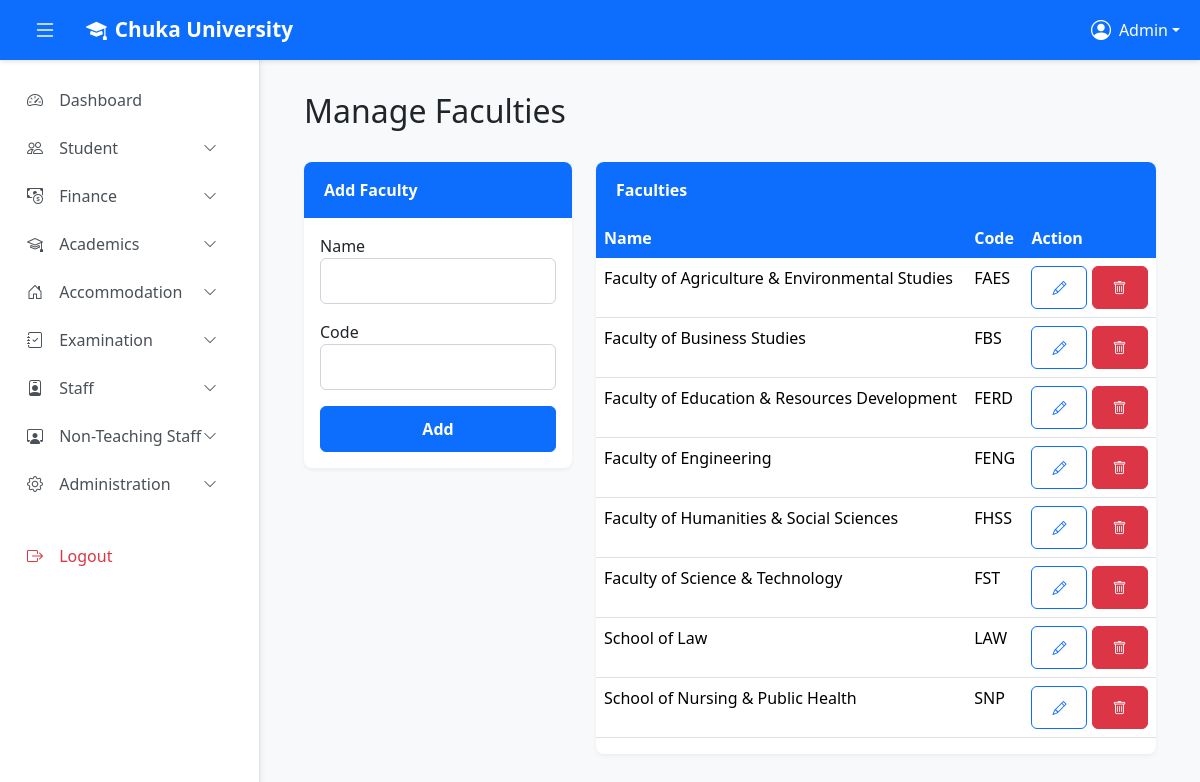
The page /admin/faculties/manage.php (signed in) on the database as committed earlier.
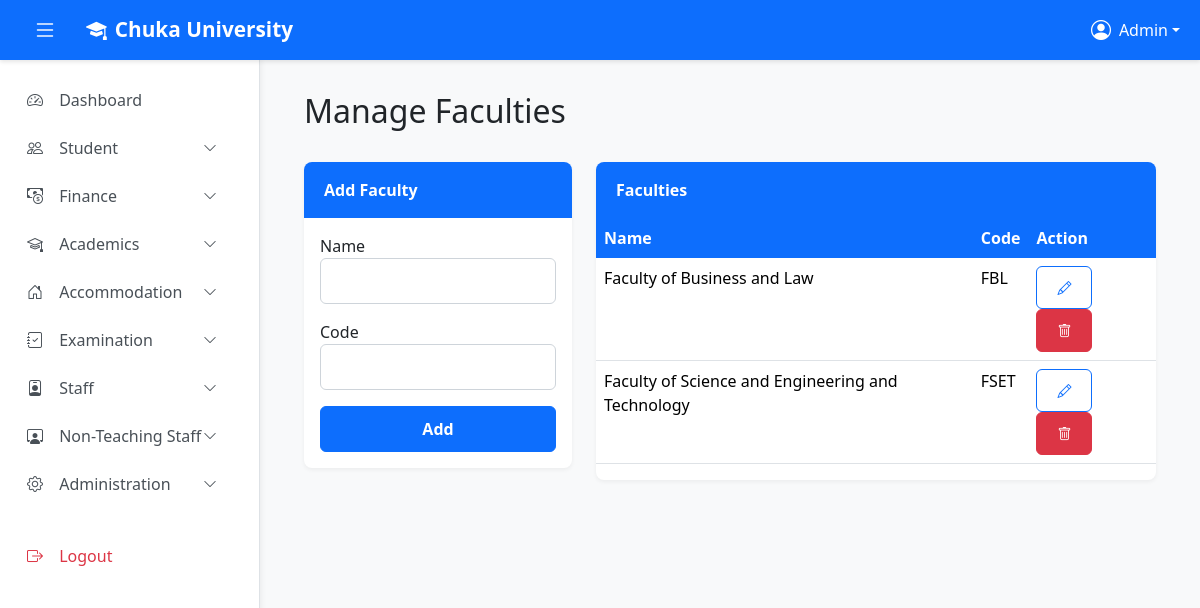
The same page on the database as committed later.
### tables this page shows
CREATE TABLE `faculties` (
  `id` int(11) NOT NULL,
  `faculty_name` varchar(100) NOT NULL,
  `faculty_code` varchar(10) NOT NULL,
  `created_at` timestamp NOT NULL DEFAULT current_timestamp()
);

### admin/faculties/manage.php (the view, shortened to what this page needs)
<?php
require_once '../../config.php';
$faculties = $conn->query("SELECT * FROM faculties ORDER BY faculty_name ASC")->fetch_all(MYSQLI_ASSOC);
?>
<!DOCTYPE html>
<html lang="en">
<head>
    <link href="https://cdn.jsdelivr.net/npm/bootstrap@5.3.3/dist/css/bootstrap.min.css" rel="stylesheet">
    <link href="https://cdn.jsdelivr.net/npm/bootstrap-icons@1.11.3/font/bootstrap-icons.css" rel="stylesheet">
    <link href="../assets/main.css" rel="stylesheet"/>
</head>
<body>
    <?php include '../partials/top_navbar.php'; ?>
    <?php include '../partials/sidebar.php'; ?>
    <main class="main-content" id="mainContent">
        <div class="container-fluid">
            <div class="row mb-4"><div class="col-12"><h2>Manage Faculties</h2></div></div>
            <div class="row">
                <div class="col-lg-4">
                    <div class="card">
                        <div class="card-header">Add Faculty</div>
                        <div class="card-body">
                            <form method="post">
                                <div class="mb-3"><label>Name</label><input type="text" name="faculty_name" class="form-control" required></div>
                                <div class="mb-3"><label>Code</label><input type="text" name="faculty_code" class="form-control" required></div>
                                <button class="btn btn-primary w-100">Add</button>
                            </form>
                        </div>
                    </div>
                </div>
                <div class="col-lg-8">
                    <div class="card">
                        <div class="card-header">Faculties</div>
                        <div class="card-body p-0">
                            <table class="table table-hover">
                                <thead><tr><th>Name</th><th>Code</th><th>Action</th></tr></thead>
                                <tbody>
                                    <?php foreach ($faculties as $f): ?>
                                    <tr>
                                        <td><?php echo htmlspecialchars($f['faculty_name']); ?></td>
                                        <td><?php echo htmlspecialchars($f['faculty_code']); ?></td>
                                        <td>
                                            <button class="btn btn-sm btn-outline-primary edit-faculty-btn"
                                                data-bs-toggle="modal" data-bs-target="#editFacultyModal"
                                                data-id="<?php echo $f['id']; ?>"
                                                data-name="<?php echo htmlspecialchars($f['faculty_name']); ?>"
                                                data-code="<?php echo htmlspecialchars($f['faculty_code']); ?>">
                                                <i class="bi bi-pencil"></i>
                                            </button>
                                            <form method="post" class="d-inline" onsubmit="return confirm('Delete?');">
                                                <button class="btn btn-sm btn-danger"><i class="bi bi-trash"></i></button>
                                            </form>
                                        </td>
                                    </tr>
                                    <?php endforeach; ?>
                                </tbody>
                            </table>
                        </div>
                    </div>
                </div>
            </div>
        </div>
    </main>
</html>

### admin/partials/top_navbar.php (shortened to what this page needs)
<nav class="navbar navbar-expand-lg navbar-dark top-navbar">
    <div class="container-fluid">
        <button class="btn btn-link text-white me-2" id="sidebarToggle">
            <i class="bi bi-list fs-4"></i>
        </button>
        <a class="navbar-brand" href="#">
            <i class="bi bi-mortarboard-fill me-2"></i>Chuka University
        </a>
        <div class="collapse navbar-collapse" id="navbarNav">
            <ul class="navbar-nav ms-auto">
                <li class="nav-item dropdown">
                    <a class="nav-link dropdown-toggle text-white d-flex align-items-center" href="#" id="userDropdown" role="button" data-bs-toggle="dropdown">
                        <i class="bi bi-person-circle me-2 fs-5"></i>
                        <span class="d-none d-md-inline"><?php echo htmlspecialchars($admin_name ?? 'Admin'); ?></span>
                    </a>
                </li>
            </ul>
        </div>
    </div>
</nav>

### admin/partials/sidebar.php (shortened to what this page needs)
<aside class="sidebar" id="sidebar">
    <nav class="sidebar-nav">
        <ul class="nav flex-column">
            <li class="nav-item">
                <a class="nav-link" href="/mini-auth-project/admin/admin.php">
                    <i class="bi bi-speedometer2"></i> Dashboard
                </a>
            </li>
            <li class="nav-item">
                <a class="nav-link collapsed d-flex justify-content-between align-items-center" href="#" data-bs-toggle="collapse" data-bs-target="#studentSubmenu">
                    <span><i class="bi bi-people"></i> Student</span>
                    <i class="bi bi-chevron-down small"></i>
                </a>
            </li>
            <li class="nav-item">
                <a class="nav-link collapsed d-flex justify-content-between align-items-center" href="#" data-bs-toggle="collapse" data-bs-target="#financeSubmenu">
                    <span><i class="bi bi-cash-coin"></i> Finance</span>
                    <i class="bi bi-chevron-down small"></i>
                </a>
            </li>
            <li class="nav-item">
                <a class="nav-link collapsed d-flex justify-content-between align-items-center" href="#" data-bs-toggle="collapse" data-bs-target="#academicsSubmenu">
                    <span><i class="bi bi-mortarboard"></i> Academics</span>
                    <i class="bi bi-chevron-down small"></i>
                </a>
            </li>
            <li class="nav-item">
                <a class="nav-link collapsed d-flex justify-content-between align-items-center" href="#" data-bs-toggle="collapse" data-bs-target="#accomSubmenu">
                    <span><i class="bi bi-house-door"></i> Accommodation</span>
                    <i class="bi bi-chevron-down small"></i>
                </a>
            </li>
            <li class="nav-item">
                <a class="nav-link collapsed d-flex justify-content-between align-items-center" href="#" data-bs-toggle="collapse" data-bs-target="#examSubmenu">
                    <span><i class="bi bi-journal-check"></i> Examination</span>
                    <i class="bi bi-chevron-down small"></i>
                </a>
            </li>
            <li class="nav-item">
                <a class="nav-link collapsed d-flex justify-content-between align-items-center" href="#" data-bs-toggle="collapse" data-bs-target="#staffSubmenu">
                    <span><i class="bi bi-person-badge"></i> Staff</span>
                    <i class="bi bi-chevron-down small"></i>
                </a>
            </li>
            <li class="nav-item">
                <a class="nav-link collapsed d-flex justify-content-between align-items-center" href="#" data-bs-toggle="collapse" data-bs-target="#nonStaffSubmenu">
                    <span><i class="bi bi-person-workspace"></i> Non-Teaching Staff</span>
                    <i class="bi bi-chevron-down small"></i>
                </a>
            </li>
            <li class="nav-item">
                <a class="nav-link collapsed d-flex justify-content-between align-items-center" href="#" data-bs-toggle="collapse" data-bs-target="#adminSubmenu">
                    <span><i class="bi bi-gear"></i> Administration</span>
                    <i class="bi bi-chevron-down small"></i>
                </a>
            </li>
            <li class="nav-item mt-4">
                <a class="nav-link text-danger" href="/mini-auth-project/logout.php">
                    <i class="bi bi-box-arrow-right"></i> Logout
                </a>
            </li>
        </ul>
    </nav>
</aside>

### admin/assets/main.css (style rules this page uses)
:root { --sidebar-width: 260px; --navbar-height: 60px; }
body { background-color: #f8f9fa; font-family: 'Segoe UI', Tahoma, Geneva, Verdana, sans-serif; }
.top-navbar { background-color: #0d6efd; height: var(--navbar-height); box-shadow: 0 2px 4px rgba(0, 0, 0, 0.1); position: fixed; top: 0; left: 0; right: 0; z-index: 1030; }
.top-navbar .navbar-brand { font-weight: 700; font-size: 1.3rem; color: #fff !important; }
.sidebar { position: fixed; top: var(--navbar-height); left: 0; bottom: 0; width: var(--sidebar-width); background-color: #fff; border-right: 1px solid #dee2e6; overflow-y: auto; transition: transform 0.3s ease; z-index: 1020; box-shadow: 2px 0 5px rgba(0, 0, 0, 0.05); }
.sidebar-nav { padding: 1rem 0; }
.sidebar-nav .nav-link { color: #495057; padding: 0.75rem 1.5rem; border-left: 3px solid transparent; transition: all 0.2s ease; font-weight: 500; }
.sidebar-nav .nav-link i { width: 20px; margin-right: 0.75rem; }
.main-content { margin-top: var(--navbar-height); margin-left: var(--sidebar-width); transition: margin-left 0.3s ease; padding: 2rem; }
.card { border: none; border-radius: 8px; box-shadow: 0 2px 4px rgba(0, 0, 0, 0.05); margin-bottom: 1.5rem; }
.card-header { background-color: #0d6efd; color: white; border: none; border-radius: 8px 8px 0 0 !important; padding: 1rem 1.25rem; font-weight: 600; }
.table thead th { background-color: #0d6efd; color: white; border: none; font-weight: 600; white-space: nowrap; }
.table tbody tr { transition: background-color 0.2s ease; }
.form-control, .form-select { border-radius: 6px; border: 1px solid #ced4da; padding: 0.625rem 0.875rem; }
.btn { border-radius: 6px; padding: 0.625rem 1.25rem; font-weight: 600; }
.btn-primary { background-color: #0d6efd; border-color: #0d6efd; }

Rows that differ between the two databases and show on the page:
removed faculties: faculty_name "Faculty of Agriculture & Environmental Studies", faculty_code "FAES"
removed faculties: faculty_name "Faculty of Business Studies", faculty_code "FBS"
removed faculties: faculty_name "Faculty of Education & Resources Development", faculty_code "FERD"
removed faculties: faculty_name "Faculty of Engineering", faculty_code "FENG"
removed faculties: faculty_name "Faculty of Humanities & Social Sciences", faculty_code "FHSS"
removed faculties: faculty_name "School of Law", faculty_code "LAW"
changed faculties: faculty_name "School of Nursing & Public Health" → "Faculty of Business and Law"; faculty_code "SNP" → "FBL"; moves up the list
changed faculties: faculty_name "Faculty of Science & Technology" → "Faculty of Science and Engineering and Technology"; faculty_code "FST" → "FSET"
